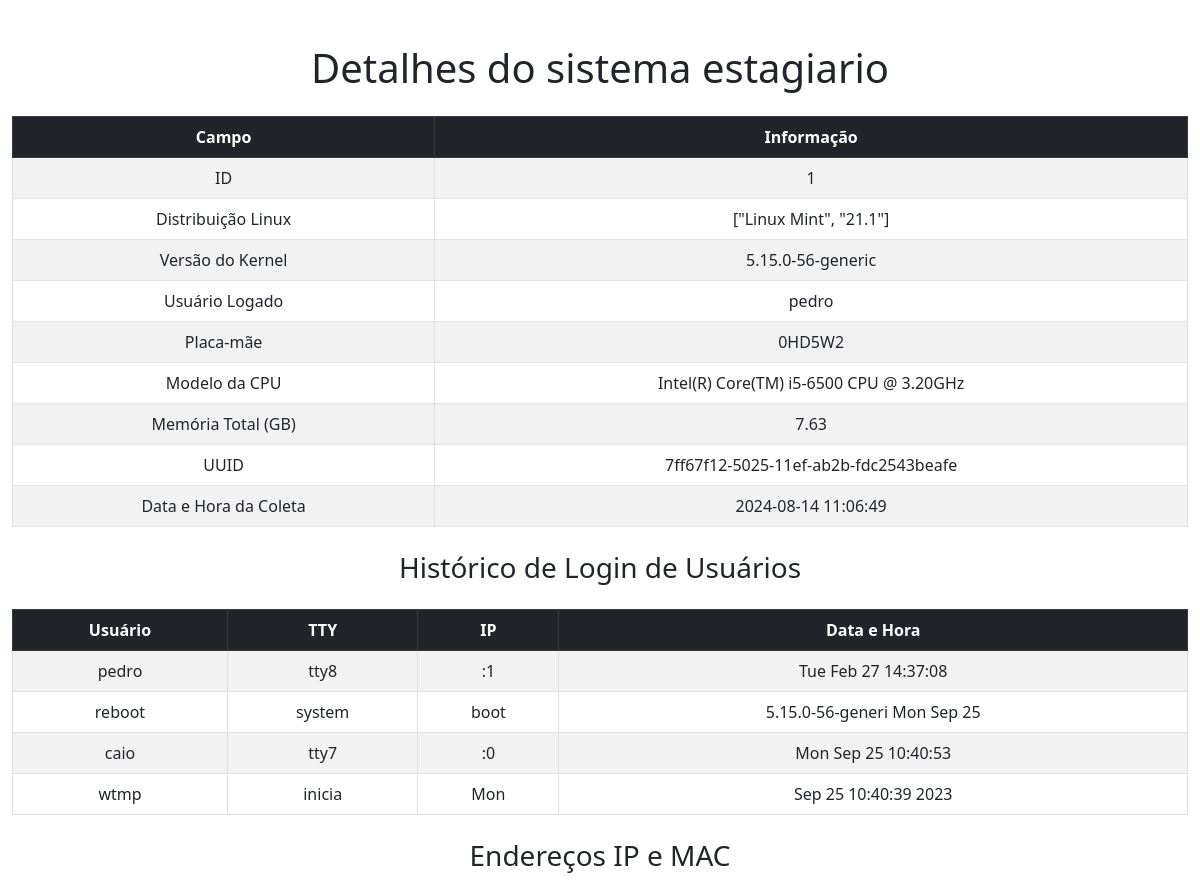
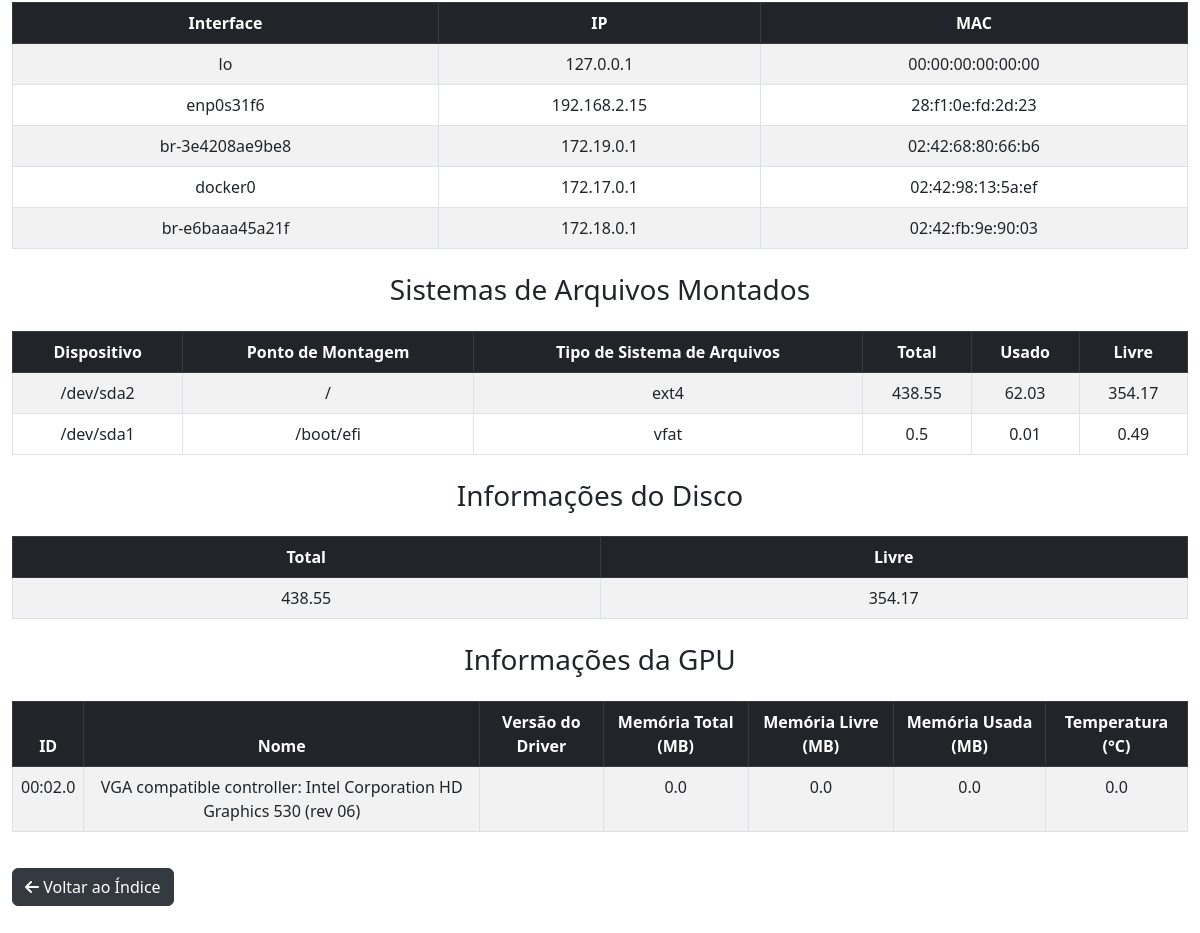
The page /details/1 on the database its author committed (2 pictures, top to bottom).
### app.py (models this page shows)
class SystemInfo(db.Model):
    id = db.Column(db.Integer, primary_key=True)
    hostname = db.Column(db.String(120), nullable=False)
    linux_distribution = db.Column(db.String(120), nullable=False)
    kernel_version = db.Column(db.String(120), nullable=False)
    logged_in_user = db.Column(db.String(120), nullable=False)
    cpu_model = db.Column(db.String(120), nullable=False)
    memory_total_gb = db.Column(db.Float, nullable=False)
    uuid1 = db.Column(db.String(36), unique=True, nullable=False)
    collection_datetime = db.Column(db.String(120), nullable=False)
    motherboard_model = db.Column(db.String(255))
    patrimony = db.Column(db.String(50), nullable=True)
    user_login_history = db.relationship('UserLoginHistory', backref='system_info', lazy=True)
    ip_and_mac_addresses = db.relationship('IPAndMacAddress', backref='system_info', lazy=True)
    mounted_filesystems = db.relationship('MountedFilesystems', backref='system_info', lazy=True)
    disk_info = db.relationship('DiskInfo', backref='system_info', uselist=False)
    gpu_info = db.relationship('GPUInfo', backref='system_info', lazy=True)

class UserLoginHistory(db.Model):
    id = db.Column(db.Integer, primary_key=True)
    user = db.Column(db.String(120), nullable=False)
    tty = db.Column(db.String(120), nullable=False)
    ip = db.Column(db.String(120), nullable=False)
    datetime = db.Column(db.String(120), nullable=False)
    system_info_id = db.Column(db.Integer, db.ForeignKey('system_info.id'), nullable=False)

class IPAndMacAddress(db.Model):
    id = db.Column(db.Integer, primary_key=True)
    interface = db.Column(db.String(120), nullable=False)
    ip = db.Column(db.String(120), nullable=False)
    mac = db.Column(db.String(120), nullable=False)
    system_info_id = db.Column(db.Integer, db.ForeignKey('system_info.id'), nullable=False)

class MountedFilesystems(db.Model):
    id = db.Column(db.Integer, primary_key=True)
    device = db.Column(db.String(120), nullable=False)
    mountpoint = db.Column(db.String(120), nullable=False)
    fstype = db.Column(db.String(120), nullable=False)
    total = db.Column(db.Float, nullable=False)
    used = db.Column(db.Float, nullable=False)
    free = db.Column(db.Float, nullable=False)
    system_info_id = db.Column(db.Integer, db.ForeignKey('system_info.id'), nullable=False)

class DiskInfo(db.Model):
    id = db.Column(db.Integer, primary_key=True)
    total = db.Column(db.Float, nullable=False)
    free = db.Column(db.Float, nullable=False)
    system_info_id = db.Column(db.Integer, db.ForeignKey('system_info.id'), nullable=False)

class GPUInfo(db.Model):
    id = db.Column(db.Integer, primary_key=True)
    gpu_id = db.Column(db.Integer, nullable=False)
    name = db.Column(db.String(120), nullable=False)
    driver_version = db.Column(db.String(120), nullable=False)
    memory_total = db.Column(db.Float, nullable=False)
    memory_free = db.Column(db.Float, nullable=False)
    memory_used = db.Column(db.Float, nullable=False)
    temperature = db.Column(db.Float, nullable=False)
    system_info_id = db.Column(db.Integer, db.ForeignKey('system_info.id'), nullable=False)

### app.py (the view)
@app.route('/details/<int:id>')
def details(id):
    system_info = SystemInfo.query.get_or_404(id)
    return render_template('details.html', system_info=system_info)

### templates/details.html (shortened to what this page needs)
<!DOCTYPE html>
<html lang="pt-br">
  <head>
    <link href="https://cdn.jsdelivr.net/npm/bootstrap@5.3.0/dist/css/bootstrap.min.css" rel="stylesheet" />
    <link rel="stylesheet" href="https://cdnjs.cloudflare.com/ajax/libs/font-awesome/6.0.0-beta3/css/all.min.css" />
  </head>
  <body>
    <div class="container">
      <h1 class="my-4 text-center">Detalhes do sistema {{ system_info.hostname }}</h1>
      <table class="table table-bordered table-striped text-center">
        <thead class="table-dark">
          <tr>
            <th>Campo</th>
            <th>Informação</th>
          </tr>
        </thead>
        <tbody>
          <tr>
            <td>ID</td>
            <td>{{ system_info.id }}</td>
          </tr>
          <tr>
            <td>Distribuição Linux</td>
            <td>{{ system_info.linux_distribution }}</td>
          </tr>
          <tr>
            <td>Versão do Kernel</td>
            <td>{{ system_info.kernel_version }}</td>
          </tr>
          <tr>
            <td>Usuário Logado</td>
            <td>{{ system_info.logged_in_user }}</td>
          </tr>
          <tr>
            <td>Placa-mãe</td>
            <td>{{ system_info.motherboard_model }}</td>
          </tr>
          <tr>
            <td>Modelo da CPU</td>
            <td>{{ system_info.cpu_model }}</td>
          </tr>
          <tr>
            <td>Memória Total (GB)</td>
            <td>{{ system_info.memory_total_gb }}</td>
          </tr>
          <tr>
            <td>UUID</td>
            <td>{{ system_info.uuid1 }}</td>
          </tr>
          <tr>
            <td>Data e Hora da Coleta</td>
            <td>{{ system_info.collection_datetime }}</td>
          </tr>
        </tbody>
      </table>
      <h3 class="my-4 text-center">Histórico de Login de Usuários</h3>
      <table class="table table-bordered table-striped text-center">
        <thead class="table-dark">
          <tr>
            <th>Usuário</th>
            <th>TTY</th>
            <th>IP</th>
            <th>Data e Hora</th>
          </tr>
        </thead>
        <tbody>
          {% for entry in system_info.user_login_history %}
          <tr>
            <td>{{ entry.user }}</td>
            <td>{{ entry.tty }}</td>
            <td>{{ entry.ip }}</td>
            <td>{{ entry.datetime }}</td>
          </tr>
          {% endfor %}
        </tbody>
      </table>
      <h3 class="my-4 text-center">Endereços IP e MAC</h3>
      <table class="table table-bordered table-striped text-center">
        <thead class="table-dark">
          <tr>
            <th>Interface</th>
            <th>IP</th>
            <th>MAC</th>
          </tr>
        </thead>
        <tbody>
          {% for entry in system_info.ip_and_mac_addresses %}
          <tr>
            <td>{{ entry.interface }}</td>
            <td>{{ entry.ip }}</td>
            <td>{{ entry.mac }}</td>
          </tr>
          {% endfor %}
        </tbody>
      </table>
      <h3 class="my-4 text-center">Sistemas de Arquivos Montados</h3>
      <table class="table table-bordered table-striped text-center">
        <thead class="table-dark">
          <tr>
            <th>Dispositivo</th>
            <th>Ponto de Montagem</th>
            <th>Tipo de Sistema de Arquivos</th>
            <th>Total</th>
            <th>Usado</th>
            <th>Livre</th>
          </tr>
        </thead>
        <tbody>
          {% for entry in system_info.mounted_filesystems %}
          <tr>
            <td>{{ entry.device }}</td>
            <td>{{ entry.mountpoint }}</td>
            <td>{{ entry.fstype }}</td>
            <td>{{ entry.total }}</td>
            <td>{{ entry.used }}</td>
            <td>{{ entry.free }}</td>
          </tr>
          {% endfor %}
        </tbody>
      </table>
      <h3 class="my-4 text-center">Informações do Disco</h3>
      <table class="table table-bordered table-striped text-center">
        <thead class="table-dark">
          <tr>
            <th>Total</th>
            <th>Livre</th>
          </tr>
        </thead>
        <tbody>
          {% if system_info.disk_info %}
          <tr>
            <td>{{ system_info.disk_info.total }}</td>
            <td>{{ system_info.disk_info.free }}</td>
          </tr>
          {% else %}
          <tr>
            <td colspan="2">Nenhuma informação de disco disponível</td>
          </tr>
          {% endif %}
        </tbody>
      </table>
      <h3 class="my-4 text-center">Informações da GPU</h3>
      <table class="table table-bordered table-striped text-center">
        <thead class="table-dark">
          <tr>
            <th>ID</th>
            <th>Nome</th>
            <th>Versão do Driver</th>
            <th>Memória Total (MB)</th>
            <th>Memória Livre (MB)</th>
            <th>Memória Usada (MB)</th>
            <th>Temperatura (°C)</th>
          </tr>
        </thead>
        <tbody>
          {% for entry in system_info.gpu_info %}
          <tr>
            <td>{{ entry.gpu_id }}</td>
            <td>{{ entry.name }}</td>
            <td>{{ entry.driver_version }}</td>
            <td>{{ entry.memory_total }}</td>
            <td>{{ entry.memory_free }}</td>
            <td>{{ entry.memory_used }}</td>
            <td>{{ entry.temperature }}</td>
          </tr>
          {% endfor %}
        </tbody>
      </table>
      <a class="btn btn-dark back-button" href="{{ url_for('index') }}"> <i class="fas fa-arrow-left"></i> Voltar ao Índice </a>
    </div>
  </body>
</html>

### templates/details.html (style rules this page uses)
body { padding-top: 20px; padding-bottom: 40px; }
.container { max-width: 1200px; }
table { margin: auto; }
.back-button { margin-top: 20px; background-color: #343a40; border-color: #343a40; }

### rows shown on the page
SystemInfo: hostname "estagiario", id "1", linux_distribution "[\"Linux Mint\", \"21.1\"]", kernel_version "5.15.0-56-generic", logged_in_user "pedro", motherboard_model "0HD5W2", cpu_model "Intel(R) Core(TM) i5-6500 CPU @ 3.20GHz", memory_total_gb "7.63", uuid1 "7ff67f12-5025-11ef-ab2b-fdc2543beafe", collection_datetime "2024-08-14 11:06:49"
UserLoginHistory: user "pedro", tty "tty8", ip ":1", datetime "Tue Feb 27 14:37:08"
UserLoginHistory: user "reboot", tty "system", ip "boot", datetime "5.15.0-56-generi Mon Sep 25"
UserLoginHistory: user "caio", tty "tty7", ip ":0", datetime "Mon Sep 25 10:40:53"
UserLoginHistory: user "wtmp", tty "inicia", ip "Mon", datetime "Sep 25 10:40:39 2023"
IPAndMacAddress: interface "lo", ip "127.0.0.1", mac "00:00:00:00:00:00"
IPAndMacAddress: interface "enp0s31f6", ip "192.168.2.15", mac "28:f1:0e:fd:2d:23"
IPAndMacAddress: interface "br-3e4208ae9be8", ip "172.19.0.1", mac "02:42:68:80:66:b6"
IPAndMacAddress: interface "docker0", ip "172.17.0.1", mac "02:42:98:13:5a:ef"
IPAndMacAddress: interface "br-e6baaa45a21f", ip "172.18.0.1", mac "02:42:fb:9e:90:03"
MountedFilesystems: device "/dev/sda2", mountpoint "/", fstype "ext4", total "438.55", used "62.03", free "354.17"
MountedFilesystems: device "/dev/sda1", mountpoint "/boot/efi", fstype "vfat", total "0.5", used "0.01", free "0.49"
DiskInfo: disk_info.total "438.55", disk_info.free "354.17"
GPUInfo: gpu_id "00:02.0", name "VGA compatible controller: Intel Corporation HD Graphics 530 (rev 06)", memory_total "0.0", memory_free "0.0", memory_used "0.0", temperature "0.0"
